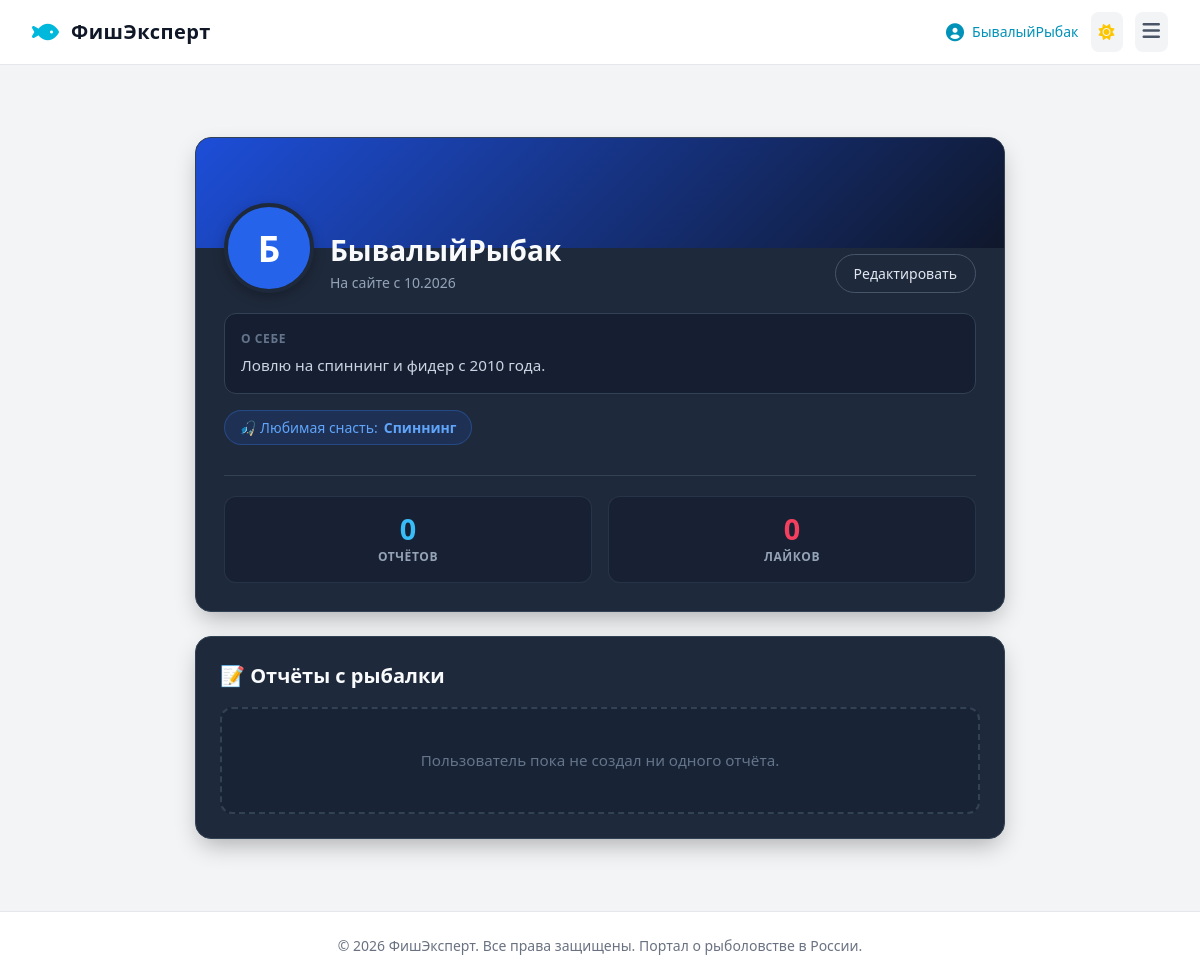
The page /user/БывалыйРыбак (signed in) on the database its author committed.
### app.py (models this page shows)
class User(UserMixin, db.Model):
    __tablename__ = 'users'
    id = db.Column(db.Integer, primary_key=True)
    username = db.Column(db.String(64), unique=True, nullable=False)
    email = db.Column(db.String(120), unique=True, nullable=False)
    avatar = db.Column(db.String(255), default='default_avatar.png')
    bio = db.Column(db.Text, nullable=True)
    favorite_tackle = db.Column(db.String(100), nullable=True)
    created_at = db.Column(db.DateTime, default=datetime.utcnow)
    comments = db.relationship('Comment', backref='author', lazy='dynamic')
    likes = db.relationship('Like', backref='user', lazy='dynamic')

### app.py (the view)
@app.route('/user/<username>')
def user_profile(username):
    user = User.query.filter_by(username=username).first_or_404()
    db_spots = []
    try:
        db_spots = Spot.query.filter_by(user_id=user.id).all()
    except Exception:
        db.session.rollback()
    total_spots = len(db_spots)
    total_likes = 0
    for s in db_spots:
        try:
            total_likes += Like.query.filter_by(spot_id=str(s.id)).count()
        except Exception:
            db.session.rollback()
    return render_template(
        'profile.html',
        profile_user=user,
        spots=db_spots,
        total_spots=total_spots,
        total_likes=total_likes
    )

### app.py (called while the page is built)
@login_manager.user_loader
def load_user(user_id):
    return db.session.get(User, int(user_id))

### templates/profile.html (shortened to what this page needs)
{% extends "base.html" %}
{% block content %}
<div class="profile-container">
    <div class="profile-card">
        <div class="profile-header-bg"></div>
        <div class="profile-body">
            <div class="profile-main-info">
                <div class="avatar-circle">
                    {{ profile_user.username[0] | upper }}
                </div>
                <div class="user-title-group">
                    <h1 class="user-name">{{ profile_user.username }}</h1>
                    <div class="user-joined">
                        На сайте с {{ profile_user.created_at.strftime('%m.%Y') if profile_user.created_at else '10.2026' }}
                    </div>
                </div>
                {% if current_user.is_authenticated and current_user.id == profile_user.id %}
                <div>
                    <a href="#" class="btn-edit">Редактировать</a>
                </div>
                {% endif %}
            </div>
            {% if profile_user.bio %}
            <div class="bio-box">
                <div class="bio-title">О себе</div>
                <p class="bio-text">{{ profile_user.bio }}</p>
            </div>
            {% endif %}
            {% if profile_user.favorite_tackle %}
            <div>
                <span class="tackle-tag">
                    🎣 Любимая снасть: <strong>{{ profile_user.favorite_tackle }}</strong>
                </span>
            </div>
            {% endif %}
            <div class="stats-grid">
                <div class="stat-card">
                    <div class="stat-value primary">{{ total_spots }}</div>
                    <div class="stat-label">Отчётов</div>
                </div>
                <div class="stat-card">
                    <div class="stat-value likes">{{ total_likes }}</div>
                    <div class="stat-label">Лайков</div>
                </div>
            </div>
        </div>
    </div>
    <div class="section-card">
        <h2 class="section-title">📝 Отчёты с рыбалки</h2>
        {% if spots %}
            <div class="spots-grid">
                {% for spot in spots %}
                <div class="spot-card">
                    <h3 class="spot-card-title">{{ spot.title or 'Отчёт с рыбалки' }}</h3>
                    <div class="spot-card-place">📍 {{ spot.waterbody or 'Водоём не указан' }}</div>
                    <p class="spot-card-desc">{{ spot.description }}</p>
                </div>
                {% endfor %}
            </div>
        {% else %}
            <div class="empty-reports">
                Пользователь пока не создал ни одного отчёта.
            </div>
        {% endif %}
    </div>
</div>
{% endblock %}

### templates/base.html (shortened to what this page needs)
<!DOCTYPE html>
<html lang="ru" class="dark">
<head>
    <script src="https://cdn.jsdelivr.net/npm/@tailwindcss/browser@4"></script>
    <link rel="stylesheet" href="https://cdnjs.cloudflare.com/ajax/libs/font-awesome/6.0.0/css/all.min.css">
</head>
<body class="bg-gray-100 dark:bg-gray-950 text-gray-900 dark:text-gray-100 flex flex-col min-h-screen font-sans transition-colors duration-200">
    <nav class="bg-white dark:bg-gray-900 border-b border-gray-200 dark:border-gray-800 sticky top-0 z-50">
        <div class="max-w-7xl mx-auto px-4 sm:px-6 lg:px-8">
            <div class="flex items-center justify-between h-16">
                <a href="{{ url_for('index') }}" class="flex items-center space-x-3 shrink-0">
                    <i class="fa-solid fa-fish text-2xl text-cyan-500 dark:text-cyan-400"></i>
                    <span class="font-bold text-xl tracking-wide text-gray-900 dark:text-white">ФишЭксперт</span>
                </a>
                <div class="flex items-center space-x-3">
                    {% if current_user.is_authenticated %}
                        <a href="{{ url_for('user_profile', username=current_user.username) }}" class="flex items-center space-x-2 text-sm font-medium text-cyan-600 dark:text-cyan-400 hover:underline">
                            <i class="fa-solid fa-user-circle text-lg"></i>
                            <span class="hidden sm:inline">{{ current_user.username }}</span>
                        </a>
                    {% else %}
                        <a href="{{ url_for('login_test') }}" class="text-xs sm:text-sm font-medium bg-cyan-500 hover:bg-cyan-600 text-white px-3 py-1.5 rounded-lg transition">
                            Войти (Тест)
                        </a>
                    {% endif %}
                    <button id="theme-toggle" class="p-2 rounded-lg bg-gray-100 dark:bg-gray-800 text-gray-600 dark:text-gray-300 hover:text-cyan-500 transition cursor-pointer">
                        <i id="theme-icon" class="fa-solid fa-moon"></i>
                    </button>
                    <button id="mobile-menu-btn" class="xl:hidden p-2 rounded-lg bg-gray-100 dark:bg-gray-800 text-gray-600 dark:text-gray-300 focus:outline-none cursor-pointer">
                        <i class="fa-solid fa-bars text-xl"></i>
                    </button>
                </div>
            </div>
        </div>
    </nav>
    <main class="flex-grow max-w-7xl w-full mx-auto px-4 sm:px-6 lg:px-8 py-8">
        {% block content %}{% endblock %}
    </main>
    <footer class="bg-white dark:bg-gray-900 border-t border-gray-200 dark:border-gray-800 text-gray-500 py-6 text-center text-sm">
        <p>© 2026 ФишЭксперт. Все права защищены. Портал о рыболовстве в России.</p>
    </footer>
</body>
</html>

### templates/profile.html (style rules this page uses)
.profile-container { max-width: 850px; margin: 40px auto; padding: 0 20px; font-family: system-ui, -apple-system, "Segoe UI", Roboto, sans-serif; }
.profile-card { background-color: #1e293b; border: 1px solid #334155; border-radius: 16px; overflow: hidden; box-shadow: 0 10px 25px -5px rgba(0, 0, 0, 0.3); margin-bottom: 24px; }
.profile-header-bg { height: 110px; background: linear-gradient(135deg, #1d4ed8 0%, #0f172a 100%); }
.profile-body { padding: 0 28px 28px 28px; }
.profile-main-info { display: flex; align-items: flex-end; justify-content: space-between; margin-top: -45px; margin-bottom: 20px; flex-wrap: wrap; gap: 16px; }
.avatar-circle { width: 90px; height: 90px; border-radius: 50%; background-color: #2563eb; color: #ffffff; display: flex; align-items: center; justify-content: center; font-size: 2.2rem; font-weight: 700; border: 4px solid #1e293b; box-shadow: 0 4px 12px rgba(0, 0, 0, 0.25); }
.user-title-group { flex: 1; min-width: 200px; }
.user-name { color: #f8fafc; font-size: 1.75rem; font-weight: 700; margin: 0; line-height: 1.2; }
.user-joined { color: #94a3b8; font-size: 0.875rem; margin-top: 4px; }
.btn-edit { background: transparent; color: #e2e8f0; border: 1px solid #475569; padding: 8px 18px; border-radius: 20px; font-size: 0.875rem; font-weight: 500; cursor: pointer; transition: all 0.2s ease; text-decoration: none; display: inline-block; }
.bio-box { background-color: rgba(15, 23, 42, 0.5); border: 1px solid #334155; border-radius: 12px; padding: 16px; margin-bottom: 16px; }
.bio-title { color: #64748b; font-size: 0.75rem; text-transform: uppercase; font-weight: 700; letter-spacing: 0.05em; margin-bottom: 6px; }
.bio-text { color: #cbd5e1; margin: 0; font-size: 0.95rem; line-height: 1.5; }
.tackle-tag { display: inline-flex; align-items: center; gap: 6px; background-color: rgba(37, 99, 235, 0.15); border: 1px solid rgba(59, 130, 246, 0.3); color: #60a5fa; padding: 6px 14px; border-radius: 20px; font-size: 0.875rem; font-weight: 500; margin-bottom: 20px; }
.stats-grid { display: grid; grid-template-columns: 1fr 1fr; gap: 16px; border-top: 1px solid #334155; padding-top: 20px; margin-top: 10px; }
.stat-card { background-color: rgba(15, 23, 42, 0.4); border: 1px solid rgba(51, 65, 85, 0.6); border-radius: 12px; padding: 16px; text-align: center; }
.stat-value { font-size: 1.8rem; font-weight: 800; line-height: 1.1; }
.stat-value.primary { color: #38bdf8; }
.stat-value.likes { color: #f43f5e; }
.stat-label { color: #94a3b8; font-size: 0.75rem; text-transform: uppercase; font-weight: 600; letter-spacing: 0.05em; margin-top: 4px; }
.section-card { background-color: #1e293b; border: 1px solid #334155; border-radius: 16px; padding: 24px; box-shadow: 0 10px 25px -5px rgba(0, 0, 0, 0.3); }
.section-title { color: #f8fafc; font-size: 1.25rem; font-weight: 700; margin: 0 0 16px 0; display: flex; align-items: center; gap: 8px; }
.empty-reports { text-align: center; padding: 40px 20px; background-color: rgba(15, 23, 42, 0.3); border: 2px dashed #334155; border-radius: 12px; color: #64748b; font-size: 0.95rem; }

### rows shown on the page
User: username "БывалыйРыбак", username "Б", created_at "10.2026", bio "Ловлю на спиннинг и фидер с 2010 года.", favorite_tackle "Спиннинг"

### other values the page prints
{{ total_spots }} "0"
{{ total_likes }} "0"
